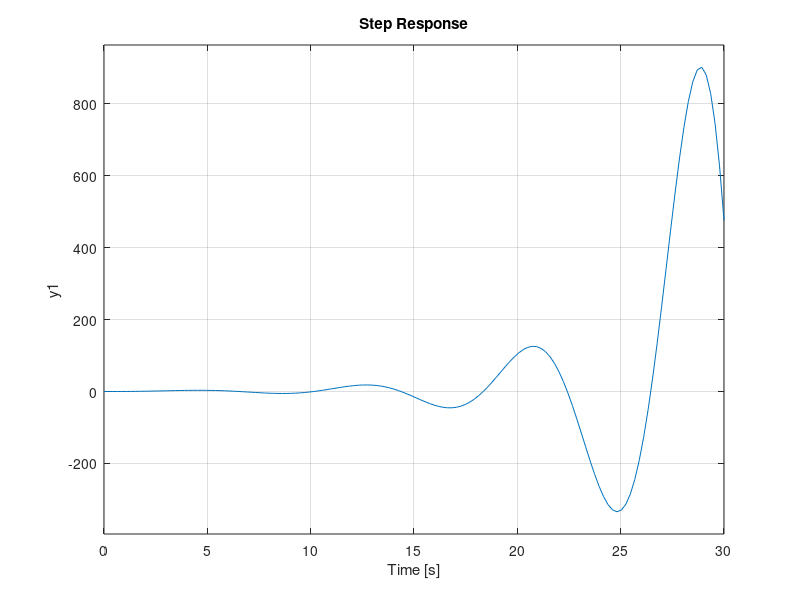
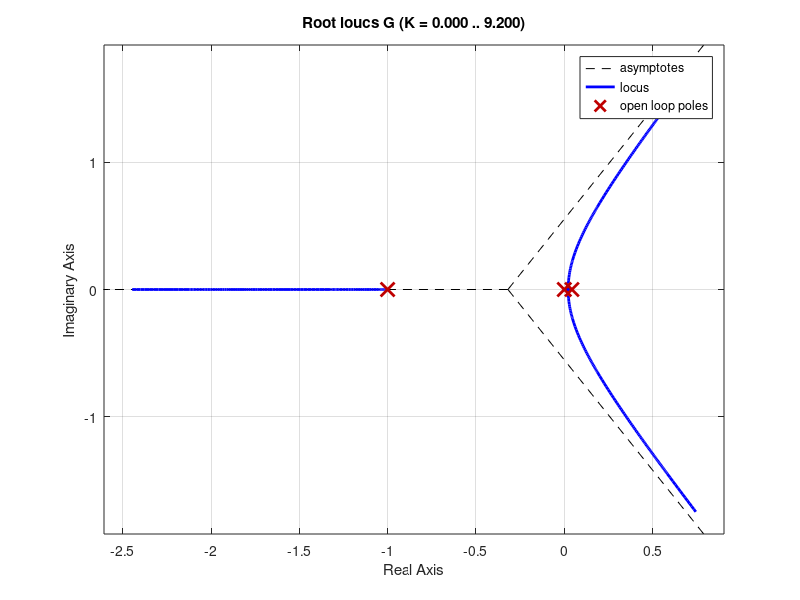

The MATLAB script that drew these images, in order: (Note: this script raises an error after producing the figures.)
%% Using pidTuner function to tune PID parameters
% 

s = tf('s');
G = -21.99 / ((s+1)*s*(-22.96*s+1));
Gf = feedback(G, 1);

% Closed loop step response
step(Gf);
% ylim([0 2]);

% Root locus open loop system
figure;
rlocus(G);

% Use PID
R = pidtune(G, 'PID');
S = feedback(G*R, 1);

% Closed loop step response with PID
figure;
step(S);

% Complete system root locus
figure;
rlocus(S);
